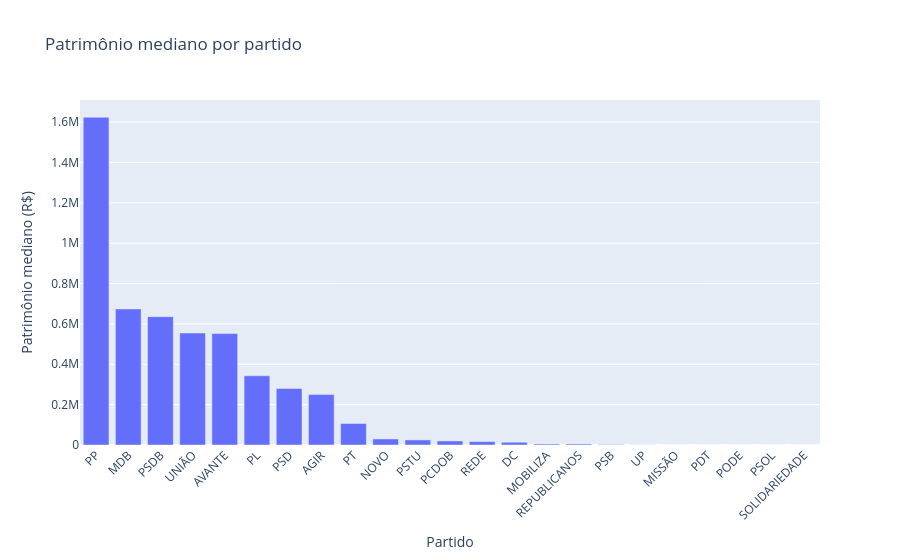

The notebook cell this image was saved under:
### Markdown cell above
### Patrimônio por partido

O boxplot será utilizado para comparar a distribuição do patrimônio entre os grupos de partidos, permitindo observar diferenças nas medianas e na dispersão dos valores.

### Code cell
patrimonio_partido = (
    df
    .groupby('SG_PARTIDO')['PATRIMONIO_TOTAL']
    .median()
    .sort_values(ascending=False)
    .reset_index()
)

fig = px.bar(
    patrimonio_partido,
    x='SG_PARTIDO',
    y='PATRIMONIO_TOTAL',
    title='Patrimônio mediano por partido',
    labels={
        'SG_PARTIDO': 'Partido',
        'PATRIMONIO_TOTAL': 'Patrimônio mediano (R$)'
    }
)
fig.update_layout(xaxis_tickangle=-45)
fig.show()

### Figure 1 — Plotly figure (JSON) as saved in the notebook; plotly's stock layout.template omitted (floating-point values rounded to 4 significant figures)
{"data": [{"hovertemplate": "Partido=%{x}<br>Patrimônio mediano (R$)=%{y}<extra></extra>", "legendgroup": "", "marker": {"color": "#636efa", "pattern": {"shape": ""}}, "name": "", "orientation": "v", "showlegend": false, "textposition": "auto", "type": "bar", "x": ["PP", "MDB", "PSDB", "UNIÃO", "AVANTE", "PL", "PSD", "AGIR", "PT", "NOVO", "PSTU", "PCDOB", "REDE", "DC", "MOBILIZA", "REPUBLICANOS", "PSB", "UP", "MISSÃO", "PDT", "PODE", "PSOL", "SOLIDARIEDADE"], "xaxis": "x", "y": [1624000.0, 674300.0, 636000.0, 554900.0, 552100.0, 342900.0, 280000.0, 250000.0, 106600.0, 30000.0, 25000.0, 20190.0, 16900.0, 13640.0, 5000.0, 5000.0, 2242.0, 472.6, 0.0, 0.0, 0.0, 0.0, 0.0], "yaxis": "y"}], "layout": {"barmode": "relative", "legend": {"tracegroupgap": 0}, "title": {"text": "Patrimônio mediano por partido"}, "xaxis": {"anchor": "y", "domain": [0, 1], "tickangle": -45, "title": {"text": "Partido"}}, "yaxis": {"anchor": "x", "domain": [0, 1], "title": {"text": "Patrimônio mediano (R$)"}}}}
